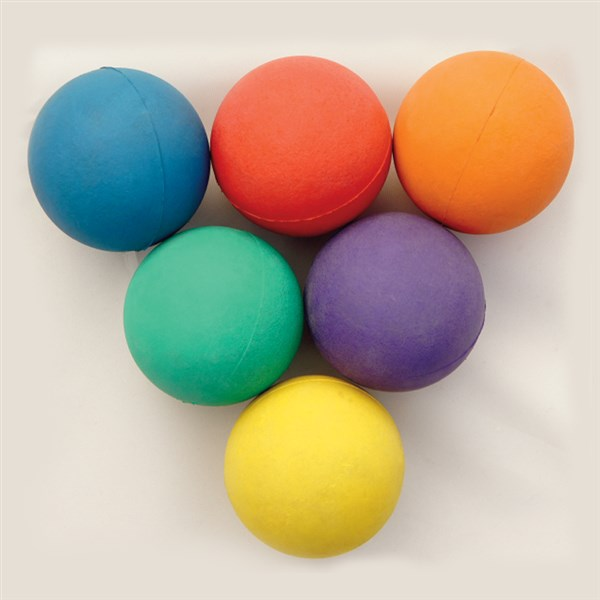
#> input picture ball.jpg, 600 x 600 px
$ python 'hough curcle trans 2.py'
#> lines starting #> are read from the running program, lines starting #| are printed output that depends on the picture
import numpy as np
import cv2 as cv
img = cv.imread('ball.jpg',0)
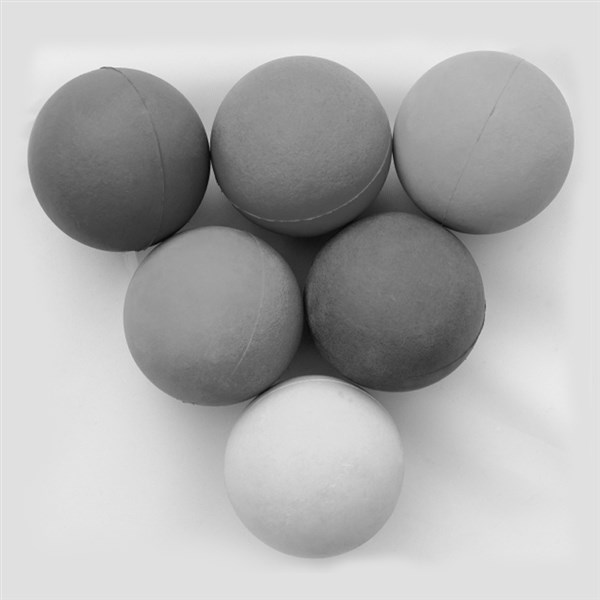
#> img: shape (600, 600); min 1, max 244, mean 177.2
img = cv.medianBlur(img,5)
cimg = cv.cvtColor(img,cv.COLOR_GRAY2BGR)
circles = cv.HoughCircles(img,cv.HOUGH_GRADIENT,1,20,
                            param1=50,param2=30,minRadius=0,maxRadius=0)
#> circles = 49 rows, first 8: [300.5, 144.5, 89.4], [314.5, 466.5, 91], [483.5, 141.5, 91.2], [116.5, 160.5, 93.5], [215.5, 314.5, 87.4], [395.5, 303.5, 88.9], [285.5, 108.5, 113.3], [380.5, 289.5, 108.4]
circles = np.uint16(np.around(circles))
#> circles = 49 rows, first 8: [300, 144, 89], [314, 466, 91], [484, 142, 91], [116, 160, 94], [216, 314, 87], [396, 304, 89], [286, 108, 113], [380, 290, 108]
for i in circles[0,:]:
    # draw the outer circle
    cv.circle(cimg,(i[0],i[1]),i[2],(0,255,0),2)
    # draw the center of the circle
    cv.circle(cimg,(i[0],i[1]),2,(0,0,255),3)
#> this loop made 49 passes
#> i on passes 1 to 12: [300, 144, 89], [314, 466, 91], [484, 142, 91], [116, 160, 94], [216, 314, 87], [396, 304, 89], [286, 108, 113], [380, 290, 108], [412, 320, 110], [310, 126, 109], [366, 310, 120], [320, 156, 113]
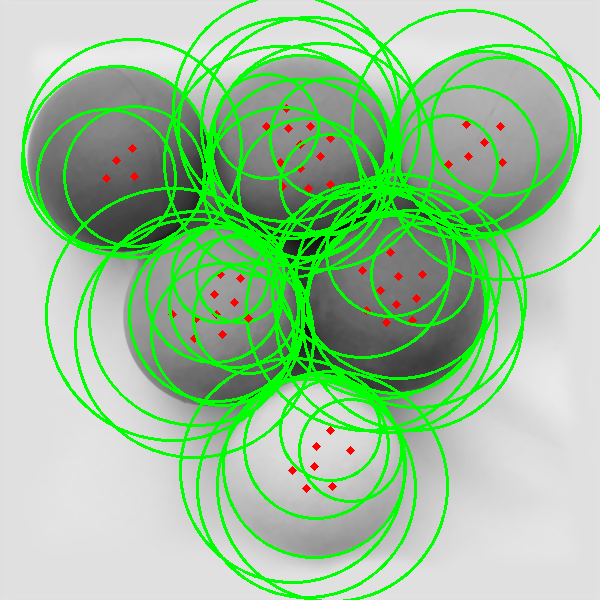
#> cimg: shape (600, 600, 3); mean B, G, R 151.6, 195.5, 152.9
cv.imshow('detected circles',cimg)
cv.waitKey(0)
cv.destroyAllWindows()

$ run again, with face.jpg copied over ball.jpg
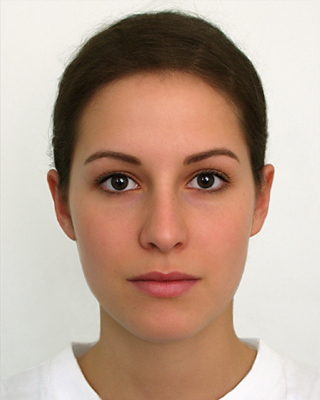
#> input picture face.jpg, 320 x 400 px
#> `img = cv.imread('ball.jpg',0)`:
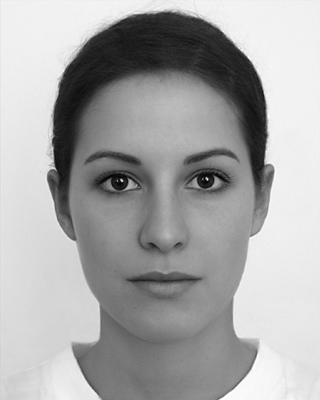
#> img: shape (400, 320); min 0, max 255, mean 167.6
#> `circles = cv.HoughCircles(img,cv.HOUGH_GRADIENT,1,20, param1=50,param2..`: circles = 33 rows, first 8: [160.5, 117.5, 106.3], [161.5, 148.5, 79.8], [180.5, 108.5, 83.8], [140.5, 113.5, 87.2], [168.5, 89.5, 78.4], [185.5, 130.5, 55.5], [145.5, 136.5, 64.6], [106.5, 202.5, 52.3]
#> `circles = np.uint16(np.around(circles))`: circles = 33 rows, first 8: [160, 118, 106], [162, 148, 80], [180, 108, 84], [140, 114, 87], [168, 90, 78], [186, 130, 56], [146, 136, 65], [106, 202, 52]
#> the loop `for i in circles[0,:]:` made 33 passes
#> after the loop `for i in circles[0,:]:`:
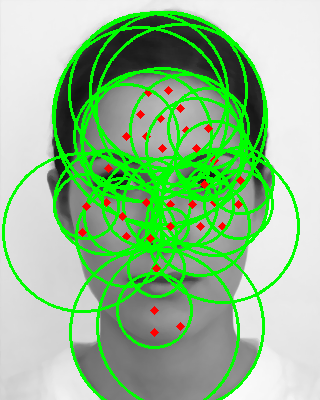
#> cimg: shape (400, 320, 3); mean B, G, R 142.8, 191, 145.2
